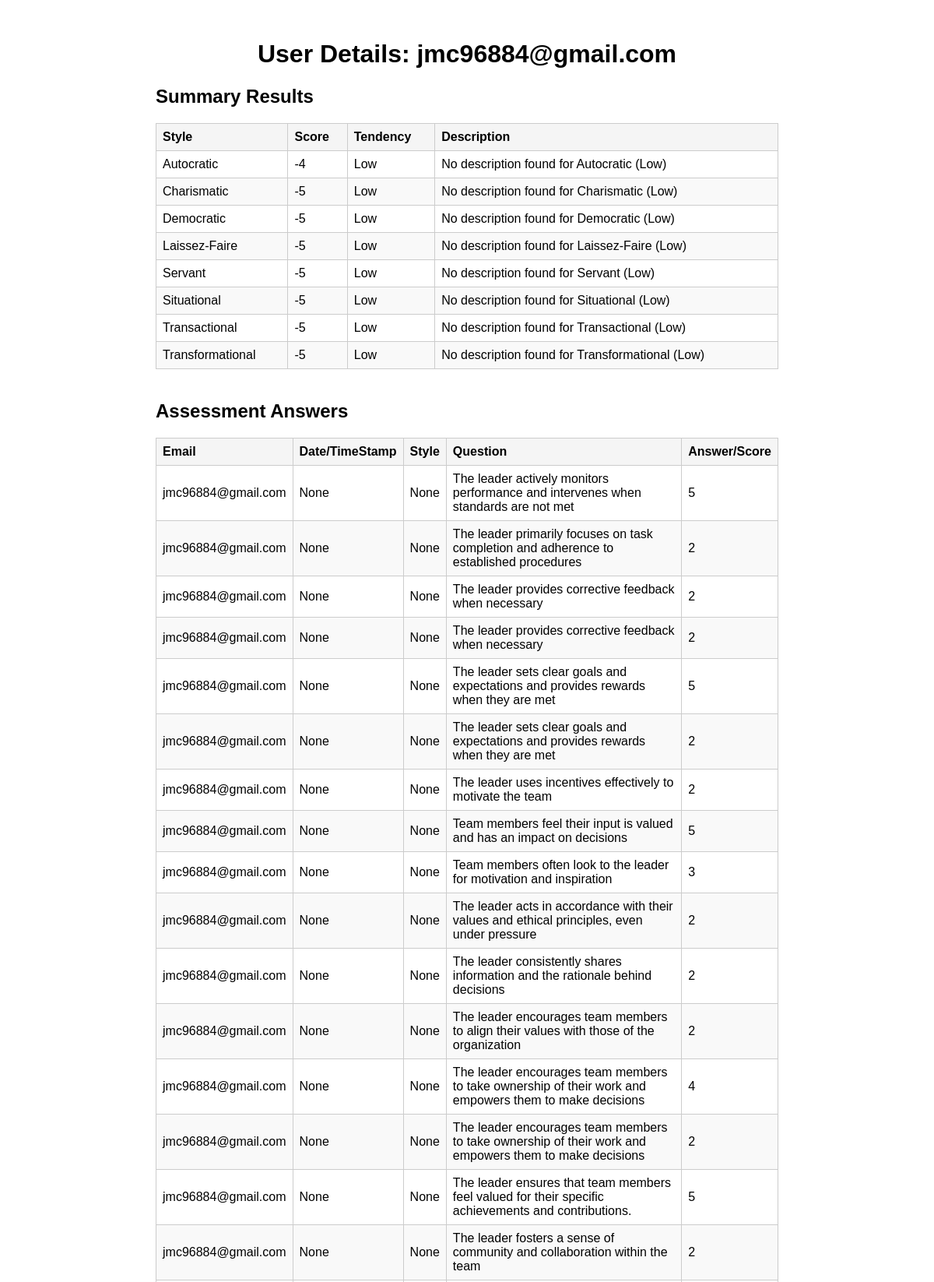
/admin/details?email=jmc96884@gmail.com (signed in, upper part), run on the app's committed database.
### tables this page shows
CREATE TABLE summary_results (
    id INTEGER PRIMARY KEY AUTOINCREMENT,
    email TEXT,
    timestamp DATETIME DEFAULT CURRENT_TIMESTAMP,
    style TEXT,
    score INTEGER,
    tendency TEXT,
    description TEXT
);

CREATE TABLE assessment_results (
    id INTEGER PRIMARY KEY AUTOINCREMENT,
    email TEXT,
    question TEXT,
    answer TEXT
, timestamp TEXT, style TEXT);

### app.py (the view)
@app.route('/admin/details')
@admin_required
def admin_details():
    email = request.args.get('email')
    if not email:
        return redirect(url_for('admin_results'))
    with sqlite3.connect(DB_FILE) as conn:
        conn.row_factory = sqlite3.Row
        summary = conn.execute('SELECT * FROM summary_results WHERE email = ? ORDER BY style', (email,)).fetchall()
        assessment = conn.execute('SELECT * FROM assessment_results WHERE email = ? ORDER BY question', (email,)).fetchall()
        survey = conn.execute('SELECT * FROM survey_results WHERE email = ? ORDER BY question', (email,)).fetchall()
    return render_template('admin_details.html', email=email, summary=summary, assessment=assessment, survey=survey)

### app.py (called while the page is built)
def admin_required(view_func):
    @functools.wraps(view_func)
    def wrapped_view(*args, **kwargs):
        if not session.get('admin_logged_in'):
            return redirect(url_for('admin_login'))
        return view_func(*args, **kwargs)
    return wrapped_view

### templates/admin_details.html (shortened to what this page needs)
<!DOCTYPE html>
<html lang="en">
<head>
</head>
<body>
    <h1>User Details: {{ email }}</h1>
    <div class="section">
        <h2>Summary Results</h2>
        <table>
            <thead>
                <tr>
                    <th>Style</th>
                    <th>Score</th>
                    <th>Tendency</th>
                    <th>Description</th>
                </tr>
            </thead>
            <tbody>
            {% for row in summary %}
                <tr>
                    <td>{{ row.style }}</td>
                    <td>{{ row.score }}</td>
                    <td>{{ row.tendency }}</td>
                    <td>{{ row.description }}</td>
                </tr>
            {% endfor %}
            </tbody>
        </table>
    </div>
    <div class="section">
        <h2>Assessment Answers</h2>
        <table>
            <thead>
                <tr>
                    <th>Email</th>
                    <th>Date/TimeStamp</th>
                    <th>Style</th>
                    <th>Question</th>
                    <th>Answer/Score</th>
                </tr>
            </thead>
            <tbody>
            {% for row in assessment %}
                <tr>
                    <td>{{ row.email }}</td>
                    <td>{{ row.timestamp }}</td>
                    <td>{{ row.style }}</td>
                    <td>{{ row.question }}</td>
                    <td>{{ row.answer }}</td>
                </tr>
            {% endfor %}
            </tbody>
        </table>
    </div>
</body>
</html>

### templates/admin_details.html (style rules this page uses)
body { max-width: 800px; margin: 0 auto; padding: 30px; font-family: Arial, sans-serif; }
h1 { text-align: center; }
table { border-collapse: collapse; width: 100%; margin-bottom: 30px; }
th, td { border: 1px solid #ccc; padding: 8px; text-align: left; }
th { background: #f5f5f5; }
tr:nth-child(even) { background: #f9f9f9; }
.section { margin-bottom: 40px; }

### data on the page
summary_results: style "Autocratic", score "-4", tendency "Low", description "No description found for Autocratic (Low)"
summary_results: style "Charismatic", score "-5", tendency "Low", description "No description found for Charismatic (Low)"
summary_results: style "Democratic", score "-5", tendency "Low", description "No description found for Democratic (Low)"
summary_results: style "Laissez-Faire", score "-5", tendency "Low", description "No description found for Laissez-Faire (Low)"
summary_results: style "Servant", score "-5", tendency "Low", description "No description found for Servant (Low)"
summary_results: style "Situational", score "-5", tendency "Low", description "No description found for Situational (Low)"
summary_results: style "Transactional", score "-5", tendency "Low", description "No description found for Transactional (Low)"
summary_results: style "Transformational", score "-5", tendency "Low", description "No description found for Transformational (Low)"
assessment_results: email "jmc96884@gmail.com", timestamp "None", style "None", question "The leader actively monitors performance and intervenes when standards are not met", answer "5"
assessment_results: email "jmc96884@gmail.com", timestamp "None", style "None", question "The leader primarily focuses on task completion and adherence to established procedures", answer "2"
assessment_results: email "jmc96884@gmail.com", timestamp "None", style "None", question "The leader provides corrective feedback when necessary", answer "2"
assessment_results: email "jmc96884@gmail.com", timestamp "None", style "None", question "The leader provides corrective feedback when necessary", answer "2"
assessment_results: email "jmc96884@gmail.com", timestamp "None", style "None", question "The leader sets clear goals and expectations and provides rewards when they are met", answer "5"
assessment_results: email "jmc96884@gmail.com", timestamp "None", style "None", question "The leader sets clear goals and expectations and provides rewards when they are met", answer "2"
assessment_results: email "jmc96884@gmail.com", timestamp "None", style "None", question "The leader uses incentives effectively to motivate the team", answer "2"
assessment_results: email "jmc96884@gmail.com", timestamp "None", style "None", question "Team members feel their input is valued and has an impact on decisions", answer "5"
assessment_results: email "jmc96884@gmail.com", timestamp "None", style "None", question "Team members often look to the leader for motivation and inspiration", answer "3"
assessment_results: email "jmc96884@gmail.com", timestamp "None", style "None", question "The leader acts in accordance with their values and ethical principles, even under pressure", answer "2"
assessment_results: email "jmc96884@gmail.com", timestamp "None", style "None", question "The leader consistently shares information and the rationale behind decisions", answer "2"
assessment_results: email "jmc96884@gmail.com", timestamp "None", style "None", question "The leader encourages team members to align their values with those of the organization", answer "2"
assessment_results: email "jmc96884@gmail.com", timestamp "None", style "None", question "The leader encourages team members to take ownership of their work and empowers them to make decisions", answer "4"
assessment_results: email "jmc96884@gmail.com", timestamp "None", style "None", question "The leader encourages team members to take ownership of their work and empowers them to make decisions", answer "2"
assessment_results: email "jmc96884@gmail.com", timestamp "None", style "None", question "The leader ensures that team members feel valued for their specific achievements and contributions.", answer "5"
assessment_results: email "jmc96884@gmail.com", timestamp "None", style "None", question "The leader fosters a sense of community and collaboration within the team", answer "2"

### other printed values
{{ email }} "jmc96884@gmail.com"
